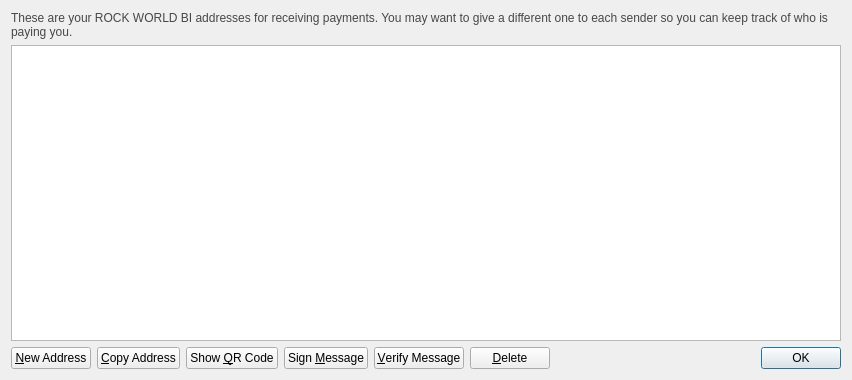
<?xml version="1.0" encoding="UTF-8"?>
<ui version="4.0">
 <class>AddressBookPage</class>
 <widget class="QWidget" name="AddressBookPage">
  <property name="geometry">
   <rect>
    <x>0</x>
    <y>0</y>
    <width>852</width>
    <height>380</height>
   </rect>
  </property>
  <property name="windowTitle">
   <string>Address Book</string>
  </property>
  <layout class="QVBoxLayout" name="verticalLayout">
   <item>
    <widget class="QLabel" name="labelExplanation">
     <property name="styleSheet">
      <string notr="true">#labelExplanation { color: #464747; }</string>
     </property>
     <property name="text">
      <string>These are your ROCK WORLD BI addresses for receiving payments. You may want to give a different one to each sender so you can keep track of who is paying you.</string>
     </property>
     <property name="textFormat">
      <enum>Qt::PlainText</enum>
     </property>
     <property name="wordWrap">
      <bool>true</bool>
     </property>
    </widget>
   </item>
   <item>
    <widget class="QTableView" name="tableView">
     <property name="contextMenuPolicy">
      <enum>Qt::CustomContextMenu</enum>
     </property>
     <property name="toolTip">
      <string>Double-click to edit address or label</string>
     </property>
     <property name="tabKeyNavigation">
      <bool>false</bool>
     </property>
     <property name="alternatingRowColors">
      <bool>true</bool>
     </property>
     <property name="selectionMode">
      <enum>QAbstractItemView::SingleSelection</enum>
     </property>
     <property name="selectionBehavior">
      <enum>QAbstractItemView::SelectRows</enum>
     </property>
     <property name="sortingEnabled">
      <bool>true</bool>
     </property>
     <attribute name="verticalHeaderVisible">
      <bool>false</bool>
     </attribute>
    </widget>
   </item>
   <item>
    <layout class="QHBoxLayout" name="horizontalLayout">
     <item>
      <widget class="QPushButton" name="newAddressButton">
       <property name="toolTip">
        <string>Create a new address</string>
       </property>
       <property name="text">
        <string>&amp;New Address</string>
       </property>
       <property name="icon">
        <iconset resource="../bitcoin.qrc">
         <normaloff>:/icons/add</normaloff>:/icons/add</iconset>
       </property>
      </widget>
     </item>
     <item>
      <widget class="QPushButton" name="copyToClipboard">
       <property name="toolTip">
        <string>Copy the currently selected address to the system clipboard</string>
       </property>
       <property name="text">
        <string>&amp;Copy Address</string>
       </property>
       <property name="icon">
        <iconset resource="../bitcoin.qrc">
         <normaloff>:/icons/editcopy</normaloff>:/icons/editcopy</iconset>
       </property>
      </widget>
     </item>
     <item>
      <widget class="QPushButton" name="showQRCode">
       <property name="text">
        <string>Show &amp;QR Code</string>
       </property>
       <property name="icon">
        <iconset resource="../bitcoin.qrc">
         <normaloff>:/icons/qrcode</normaloff>:/icons/qrcode</iconset>
       </property>
      </widget>
     </item>
     <item>
      <widget class="QPushButton" name="signMessage">
       <property name="toolTip">
        <string>Sign a message to prove you own a ROCK WORLD BI address</string>
       </property>
       <property name="text">
        <string>Sign &amp;Message</string>
       </property>
       <property name="icon">
        <iconset resource="../bitcoin.qrc">
         <normaloff>:/icons/edit</normaloff>:/icons/edit</iconset>
       </property>
      </widget>
     </item>
     <item>
      <widget class="QPushButton" name="verifyMessage">
       <property name="toolTip">
        <string>Verify a message to ensure it was signed with a specified ROCK WORLD BI address</string>
       </property>
       <property name="text">
        <string>&amp;Verify Message</string>
       </property>
       <property name="icon">
        <iconset resource="../bitcoin.qrc">
         <normaloff>:/icons/transaction_0</normaloff>:/icons/transaction_0</iconset>
       </property>
      </widget>
     </item>
     <item>
      <widget class="QPushButton" name="deleteButton">
       <property name="toolTip">
        <string>Delete the currently selected address from the list</string>
       </property>
       <property name="text">
        <string>&amp;Delete</string>
       </property>
       <property name="icon">
        <iconset resource="../bitcoin.qrc">
         <normaloff>:/icons/remove</normaloff>:/icons/remove</iconset>
       </property>
      </widget>
     </item>
     <item>
      <spacer name="horizontalSpacer">
       <property name="orientation">
        <enum>Qt::Horizontal</enum>
       </property>
       <property name="sizeHint" stdset="0">
        <size>
         <width>40</width>
         <height>20</height>
        </size>
       </property>
      </spacer>
     </item>
     <item>
      <widget class="QDialogButtonBox" name="buttonBox">
       <property name="sizePolicy">
        <sizepolicy hsizetype="Maximum" vsizetype="Fixed">
         <horstretch>0</horstretch>
         <verstretch>0</verstretch>
        </sizepolicy>
       </property>
       <property name="standardButtons">
        <set>QDialogButtonBox::Ok</set>
       </property>
      </widget>
     </item>
    </layout>
   </item>
  </layout>
 </widget>
 <resources>
  <include location="../bitcoin.qrc"/>
 </resources>
 <connections/>
</ui>
